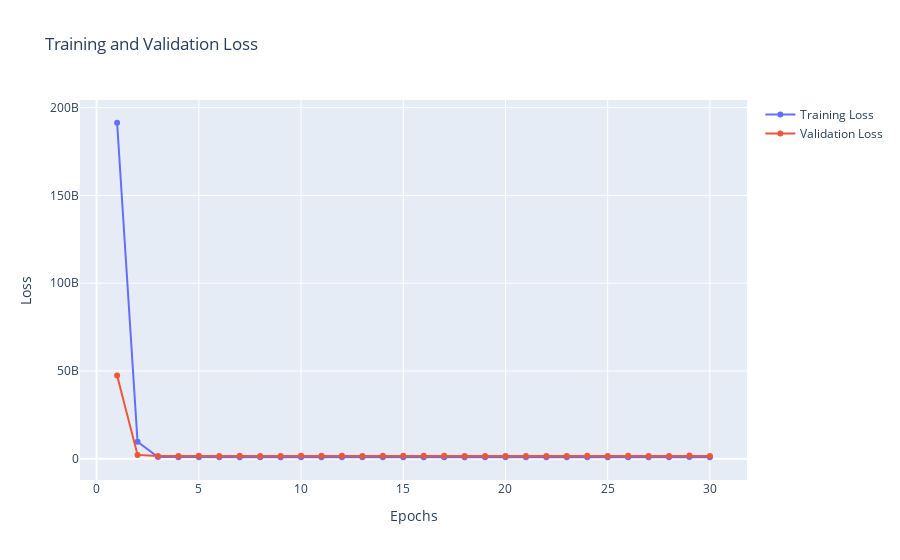
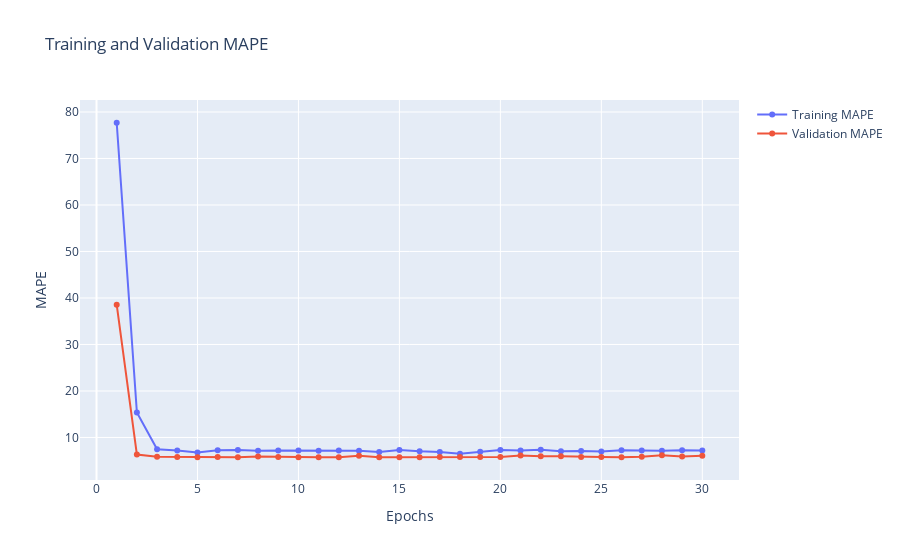

These figures' notebook cell, in order:
### Code cell
import plotly.graph_objects as go

history_df = pd.DataFrame.from_dict(history.history)
history_df['epoch'] = history_df.index + 1

fig = go.Figure()
fig.add_trace(go.Line(x=history_df['epoch'], y = history_df['loss'], mode = 'lines+markers', name='Training Loss'))
fig.add_trace(go.Line(x=history_df['epoch'], y = history_df['val_loss'], mode = 'lines+markers', name = 'Validation Loss'))
fig.update_layout(title="Training and Validation Loss",
                  xaxis_title="Epochs", yaxis_title="Loss")
fig.show()

fig = go.Figure()
fig.add_trace(go.Line(x=history_df['epoch'], y = history_df['mape'], mode = 'lines+markers', name='Training MAPE'))
fig.add_trace(go.Line(x=history_df['epoch'], y = history_df['val_mape'], mode = 'lines+markers', name = 'Validation MAPE'))
fig.update_layout(title="Training and Validation MAPE",
                  xaxis_title="Epochs", yaxis_title="MAPE")
fig.show()

### Figure 1 — Plotly figure (JSON) as saved in the notebook; plotly's stock layout.template omitted (floating-point values rounded to 4 significant figures)
{"data": [{"mode": "lines+markers", "name": "Training Loss", "type": "scatter", "x": [1, 2, 3, 4, 5, 6, 7, 8, 9, 10, 11, 12, 13, 14, 15, 16, 17, 18, 19, 20, 21, 22, 23, 24, 25, 26, 27, 28, 29, 30], "y": [191400000000.0, 9704000000.0, 971000000.0, 856000000.0, 863100000.0, 855800000.0, 865500000.0, 854700000.0, 860000000.0, 901400000.0, 868800000.0, 902800000.0, 873600000.0, 865100000.0, 882300000.0, 886700000.0, 864800000.0, 884700000.0, 888200000.0, 882900000.0, 877300000.0, 885600000.0, 874700000.0, 899000000.0, 897600000.0, 892200000.0, 861100000.0, 885500000.0, 930200000.0, 904300000.0]}, {"mode": "lines+markers", "name": "Validation Loss", "type": "scatter", "x": [1, 2, 3, 4, 5, 6, 7, 8, 9, 10, 11, 12, 13, 14, 15, 16, 17, 18, 19, 20, 21, 22, 23, 24, 25, 26, 27, 28, 29, 30], "y": [47410000000.0, 2188000000.0, 1609000000.0, 1616000000.0, 1659000000.0, 1637000000.0, 1649000000.0, 1591000000.0, 1617000000.0, 1649000000.0, 1718000000.0, 1688000000.0, 1578000000.0, 1707000000.0, 1688000000.0, 1644000000.0, 1769000000.0, 1633000000.0, 1612000000.0, 1635000000.0, 1581000000.0, 1585000000.0, 1585000000.0, 1778000000.0, 1637000000.0, 1655000000.0, 1611000000.0, 1582000000.0, 1910000000.0, 1578000000.0]}], "layout": {"title": {"text": "Training and Validation Loss"}, "xaxis": {"title": {"text": "Epochs"}}, "yaxis": {"title": {"text": "Loss"}}}}

### Figure 2 — Plotly figure (JSON) as saved in the notebook; plotly's stock layout.template omitted (floating-point values rounded to 4 significant figures)
{"data": [{"mode": "lines+markers", "name": "Training MAPE", "type": "scatter", "x": [1, 2, 3, 4, 5, 6, 7, 8, 9, 10, 11, 12, 13, 14, 15, 16, 17, 18, 19, 20, 21, 22, 23, 24, 25, 26, 27, 28, 29, 30], "y": [77.68, 15.36, 7.472, 7.206, 6.745, 7.227, 7.281, 7.124, 7.217, 7.201, 7.172, 7.197, 7.151, 6.867, 7.308, 7.023, 6.893, 6.509, 6.908, 7.284, 7.214, 7.362, 7.039, 7.118, 6.991, 7.246, 7.221, 7.152, 7.251, 7.202]}, {"mode": "lines+markers", "name": "Validation MAPE", "type": "scatter", "x": [1, 2, 3, 4, 5, 6, 7, 8, 9, 10, 11, 12, 13, 14, 15, 16, 17, 18, 19, 20, 21, 22, 23, 24, 25, 26, 27, 28, 29, 30], "y": [38.55, 6.336, 5.839, 5.818, 5.754, 5.776, 5.763, 5.914, 5.816, 5.763, 5.754, 5.748, 6.053, 5.751, 5.748, 5.768, 5.785, 5.784, 5.828, 5.78, 6.138, 5.951, 5.953, 5.792, 5.777, 5.758, 5.831, 6.152, 5.923, 6.091]}], "layout": {"title": {"text": "Training and Validation MAPE"}, "xaxis": {"title": {"text": "Epochs"}}, "yaxis": {"title": {"text": "MAPE"}}}}
